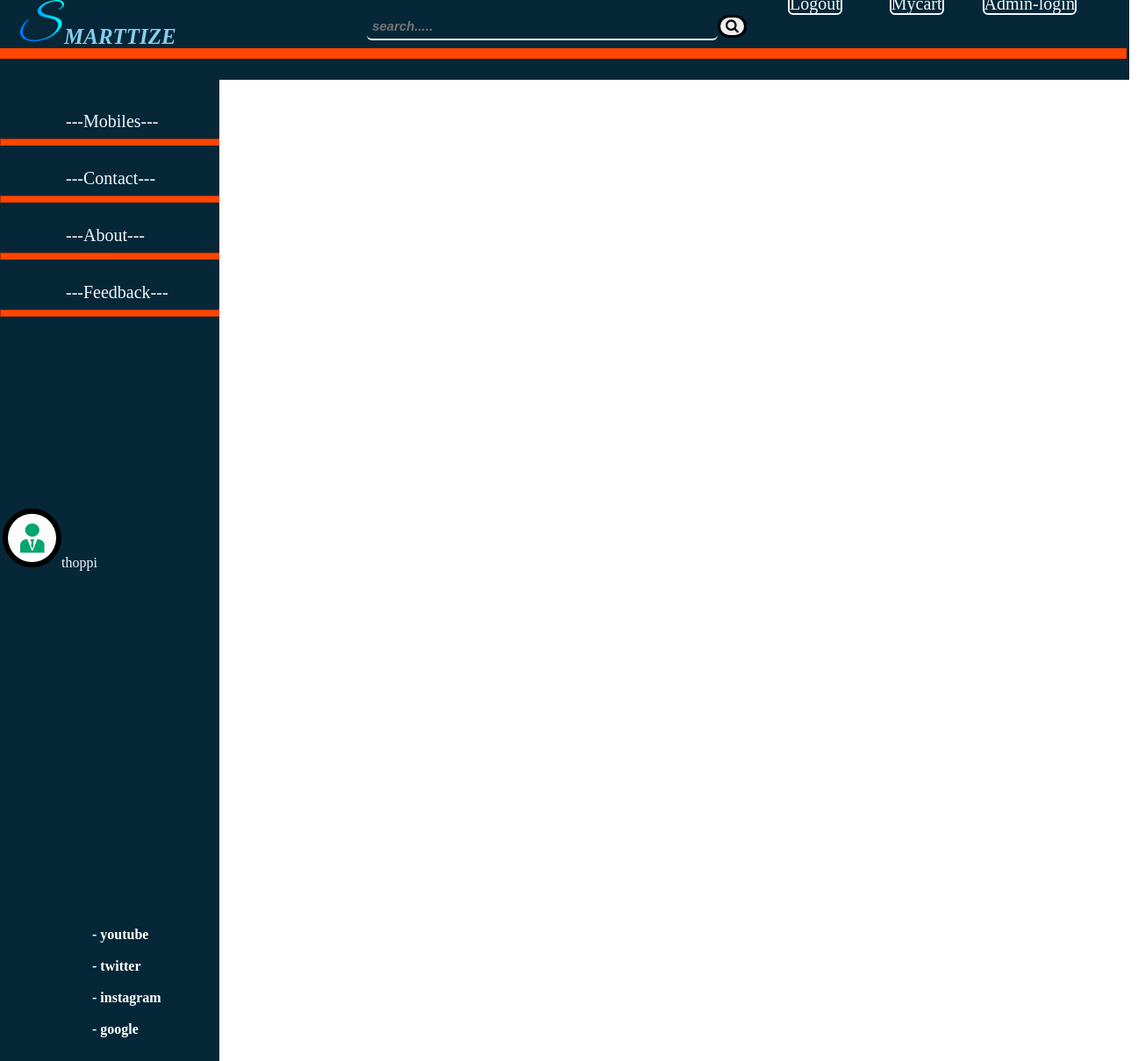
The app's page /customer/fram.php (signed in) with its own data.
### tables this page shows
CREATE TABLE IF NOT EXISTS `register` (
  `name` varchar(20) NOT NULL,
  `address` varchar(30) NOT NULL,
  `phone` int NOT NULL,
  `gmail` varchar(25) NOT NULL,
  `password` varchar(10) NOT NULL,
  `img` varchar(300) NOT NULL
);

### customer/fram.php (the view, shortened to what this page needs)
<!DOCTYPE html>
<html>
<?php
  include('/wamp64/www/mobshop/admin/connection.php');
     $holdemail = $_SESSION['email'];
     $holdpassword = $_SESSION['pass'];
    if($holdemail ===null && $holdpassword === null)
     header('location:gologin.');
     else{
  ?>
            <body bgcolor="white">
              <div class="body">
              <header>
                <h1 class="head">
                <img class="logo" src="\mobshop\images\ruby (1).png" wigth="50px" height="50px"><font color="skyblue">MARTTIZE</font><br>
                  </h1>
                  <link rel="stylesheet" href="https://cdnjs.cloudflare.com/ajax/libs/font-awesome/4.7.0/css/font-awesome.min.css">
                    <div class="link">
                    <a class="btnlogout" href="logout.php">Logout</a>
                    <a class="mycart" href="cartdisplay.php">Mycart</a>
                    <a class="adminlog" href="/admin/adminlogin.php">Admin-login</a>
                    </div>
                    <div class="inputbox">
                      <form  method="POST">
                      <input type="search"  name="search"placeholder=" search....."><button class="search" type="submit" name="submit"><i class="fa fa-search"></i></button>
                    </form>
                    </div>
                     <div class="login">
                     </div>
                    <hr class="top">
                </header>
            </div>
                 <div class="slide"><br>
                 <div>
                   <br>
                 <span><ion-icon name="home"></ion-icon> <a href="phones.php">---Mobiles---</a></span><br><hr ><br>
             <span><ion-icon name="call"></ion-icon> <a href="contact.php">---Contact---</a></span><br><hr><br>
             <span><ion-icon name="book"></ion-icon> <a href="#">---About---</a></span><br><hr><br>
             <span><ion-icon name="chatbox"></ion-icon> <a href="#">---Feedback---</a></span><br><hr><br><br>
             <?php
               $dis="SELECT * FROM `register` WHERE 1";
   $result=mysqli_query($conn,$dis);
      echo" <body  bgcolor=#1d2b3a>
      <div class = bg>
      <table class = imgtable>";
      while($row=mysqli_fetch_assoc($result))
      {
       if($holdemail === $row['gmail'] && $holdpassword === $row['password'])
       {
           $image = $row['img'];
           echo"<b>
          <tr><td><a href = 'viewregister.php?nam=$row[name]'><img class=images src='custimg/".$image."'/>".$row['name']."</a></td></tr>";
       }
      }
          echo "</table>
          <style>
          .bg{
           margin-top:-40px;
          }
          .images{
           width:55px;
           border:6px solid;
           border-radius: 38px;
           border-color:black;
          }
          </style>";
        }
               ?>
             <div class="icons">
                <ion-icon name="logo-youtube"></ion-icon><br><br>
                <ion-icon name="logo-twitter"></ion-icon><br><br>
                <ion-icon name="logo-instagram"></ion-icon><br><br>
                <ion-icon name="logo-google"></ion-icon><br><br>
                </div>
                <div class="words">
                <b>- youtube</b><br><br>
                <b>- twitter</b><br><br>
                <b>- instagram</b><br><br>
                <b>- google</b><br>
                </div>
        </body>
          </html>

### customer/fram.php (style rules this page uses)
.imgtable { height: 500px; width: 900px; color:#00dfc4; }
.bg { margin-top:-40px; }
.images { width:55px; border:6px solid; border-radius: 38px; border-color:black; }
.login { margin-left: 460px; margin-top: 79px; background-color: transparent; width: 500px; height: 500px; }
.logo { margin-left: 10px; }
input[type=search] { font-style: italic; font-weight: bolder; font-size: 15px; border-radius: 6px; color: white; border:none; width: 400px; outline: none; height:30px; border-bottom: 2px solid; margin-top: 10px; margin-left: 290px; background-color:rgb(5, 39, 56); transition: 6s; }
.words { margin-top: 48px; margin-left: 105px; color: white; }
.icons { position: relative; bottom: -200px; margin-left: 80px; }
body { padding-bottom: 10px; }
.body { margin-bottom: -1003px; margin-left: -80px; margin-top: 100px; padding-left: 260px; padding-bottom: 550px; bottom:-10%; height: 544px; width:1092px; background-color: white; }
.link { justify-content: space-between; margin-top: -80px; }
.mycart { width: 10px; height: 10px; font-size:20px; background: transparent; border: 2px solid; outline: none; border-radius: 6px; color: aliceblue; transition: .8s; margin-left:50px; }
.btnlogout { width: 90px; height: 45px; font-size:20px; background: transparent; border: 2px solid; outline: none; border-radius: 6px; color: aliceblue; transition: .8s; margin-left: 900px; }
.adminlog { width: 10px; height: 10px; font-size:20px; background: transparent; border: 2px solid; outline: none; border-radius: 6px; color: aliceblue; transition: .8s; margin-left:40px; }
.search { border-radius: 50px; border: solid; font-size: medium; transition: 3s; }
.inputbox { margin-bottom: 10px; margin-left: 130px; margin-top: -10px; }
.top { background-color: orangered; border: transparent solid; margin-top: -570px; width: 1020px; margin-right: 385px; padding-left: 260px; }
header { border: transparent solid black; top:0; width: 118%; height:91px; position: relative; margin-top: -100px; margin-left: -190px; padding: 20px,100px; background:rgb(5, 39, 56); }
.slide { margin-left:-8px; margin-top: -600px; padding-bottom: 190px; width: 250px; height: 1007px; backdrop-filter: blur(40px); background-color:rgb(5, 39, 56); }
.head { font-size: 25px; margin-left: 15px; font-style: italic; left: 1px; top:0; }
hr { height: 6px; background-color: orangered; border-color: orangered; }
* { text-decoration: none; }
span { margin-left: 75px; font-size: 20px; }
a { color:aliceblue; }

### records on screen
register: img (picture), name "thoppi"
